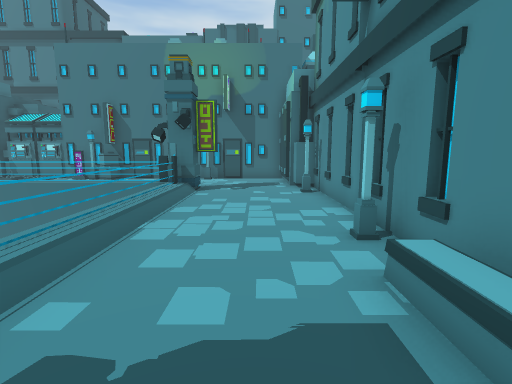
View 1 (above)

19 first-person views from a walk through a scene from a Unity 3-D project. The camera is 1.4 m above the floor, tilts 8° down and sees 85° across. The floor is counted in squares, 1 m on a side. Each view is taken from the middle of a square. On the plan, view 1 faces up. The plan holds only what a view shows up to about 14 squares ahead; the rest is blank. The place goes on beyond the plan. Some animated figures are not drawn.

View 2
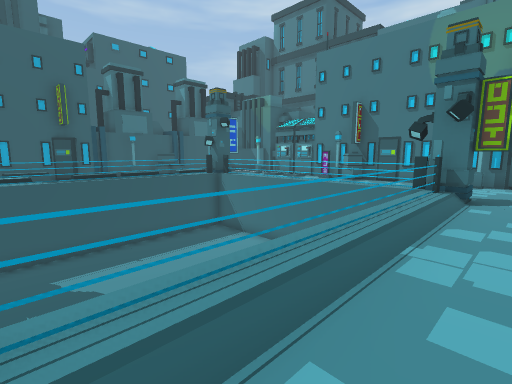

View 3
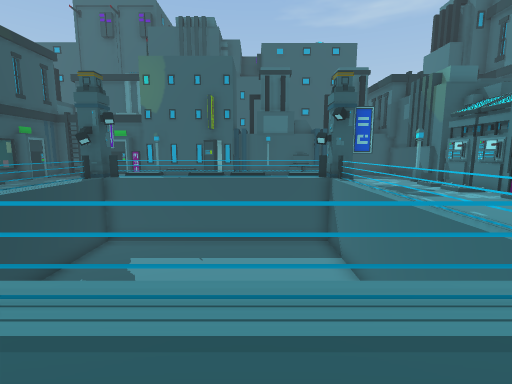

View 4
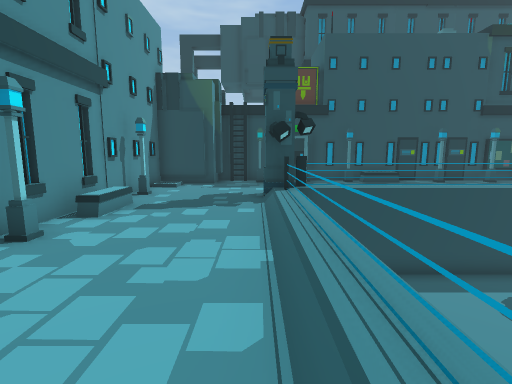

View 5
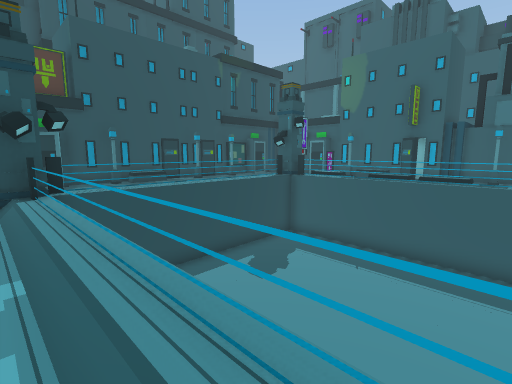

View 6
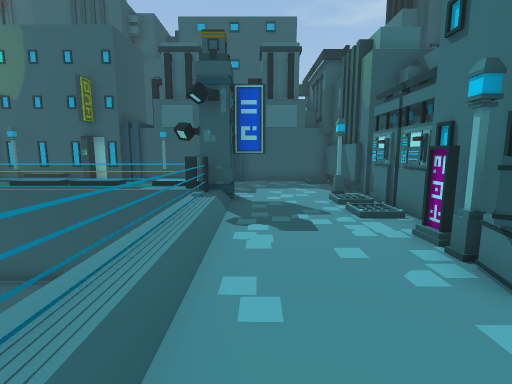

View 7
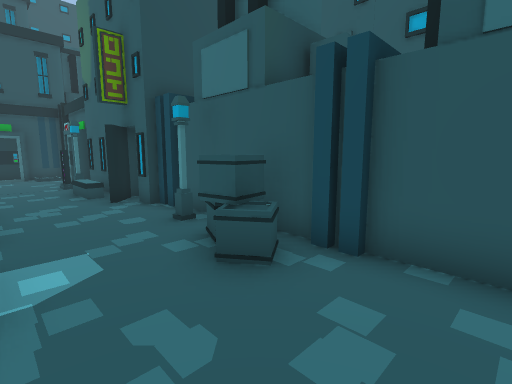

View 8
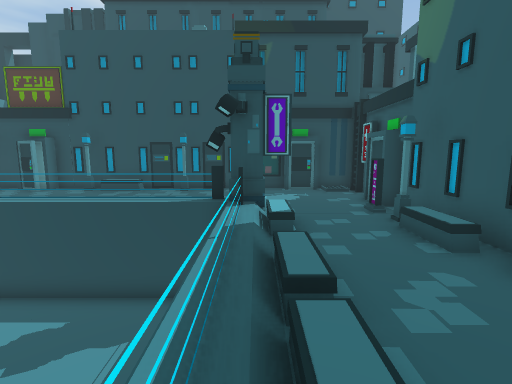

View 9
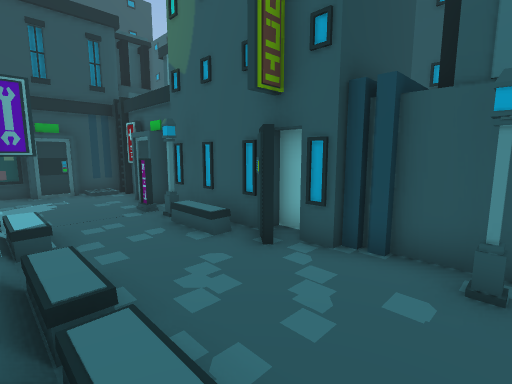

View 10
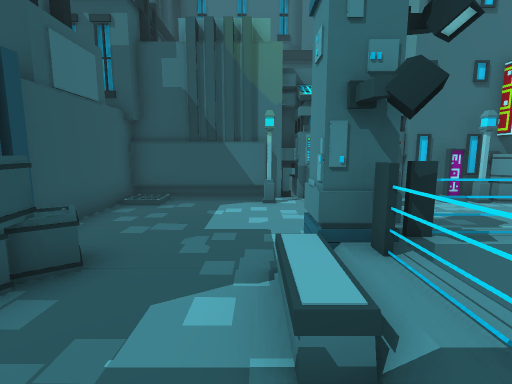

View 11
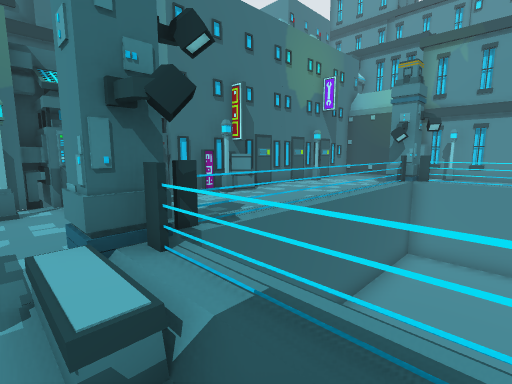

View 12
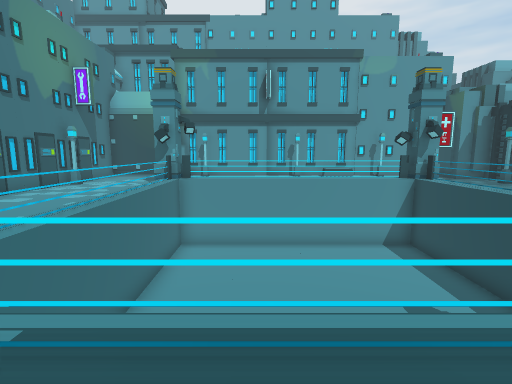

View 13
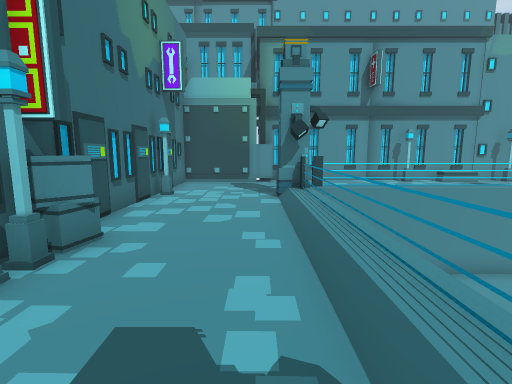

View 14
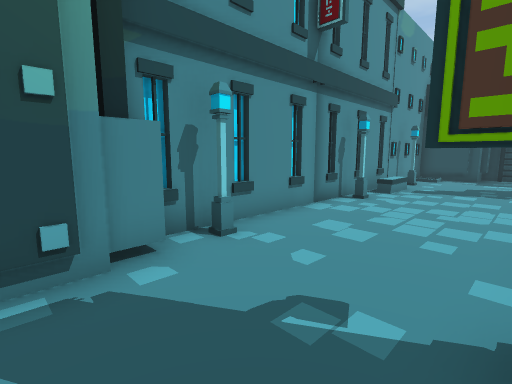

View 15
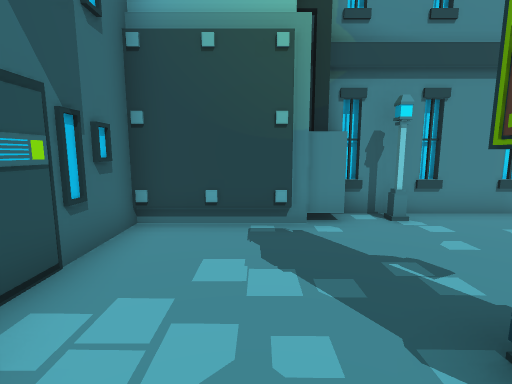

View 16
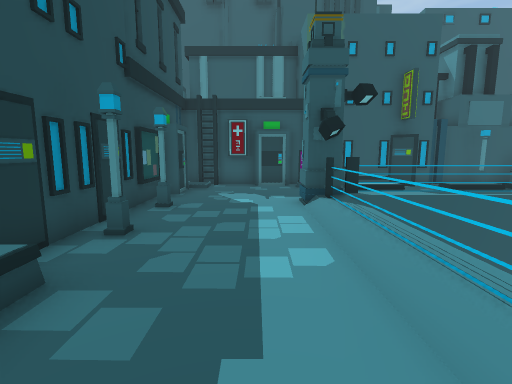

View 17
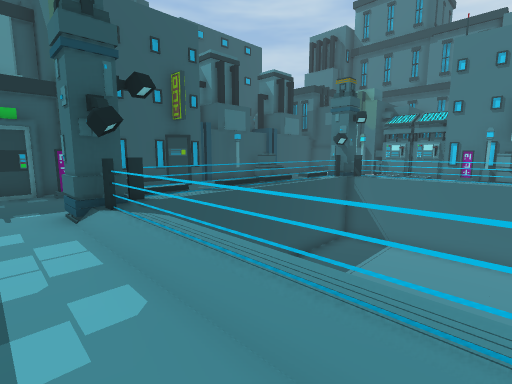

View 18
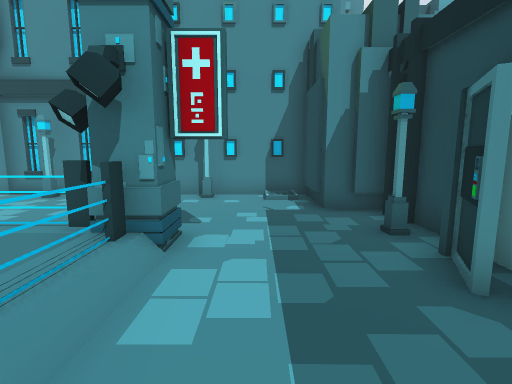

View 19
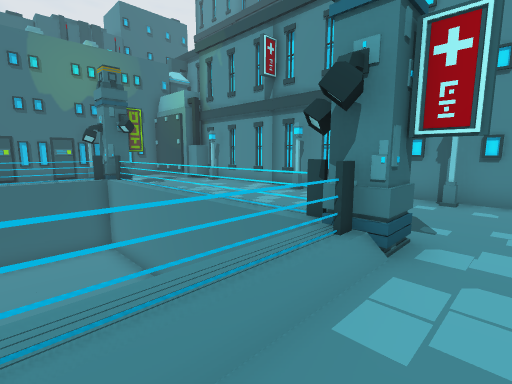

### Floor plan
Key: @ floor where view 1 was taken; # wall or solid block; . floor; / step, stairs or slope; v drop or lower ground; P pillar; L lamp; B building; G generator; C crate; O other object.
Columns run from 21 left of view 1 to 3 right of it. Each row starts with its distance up from view 1.
 17        #GGG
 16   ######GGG###B####B
 15   O...L.  GBLCCBBBLBBB#
 14  OO.........O.........O
 13  OO...................#
 12  OO....#...............O
 11  O#.C..PP////////OP#...##
 10   OCC./PPvvvvvvvvvO....L
  9 OOOC..//vvvvvvvvvvv....#B
  8  OOL.../vvvvvvvvvvv....#B
  7 OOO...//vvvvvvvvvvv....#B
  6 BBO...//vvvvvvvvvvv....#
  5    B..//vvvvvvvvvvv....LB
  4    #..//vvvvvvvvvvv....#B
  3    #.../vvvvvvvvvvv....#B
  2 B  B..//vvvvvvvvvvv....#B
  1 B  L..//vvvvvvvvvvO....#B
  0 BB##O.OPOvvvvvvvvOPP.@.L
 -1   BB...P..........P....L
 -2   BB...................B
 -3   BO...................B
 -4   BB....L.L......B.L.###
 -5   B###B#BBBBB##L######
 -6 OO      BBB
 -7 OO

Positions as (right, up) in squares from view 1, and headings:
1: (0, 0), facing up
2: (-1, 1), facing up-left
3: (-1, 7), facing left
4: (-2, 9), facing down
5: (-2, 9), facing down-left
6: (-5, 12), facing left
7: (-15, 13), facing down-left
8: (-14, 8), facing down
9: (-14, 8), facing down-left
10: (-15, 7), facing up
11: (-15, 7), facing up-right
12: (-15, 7), facing right
13: (-12, 12), facing right
14: (-2, 13), facing down-right
15: (-4, 13), facing right
16: (-6, -2), facing left
17: (-7, -2), facing up-left
18: (-7, -2), facing right
19: (-7, -2), facing up-right
